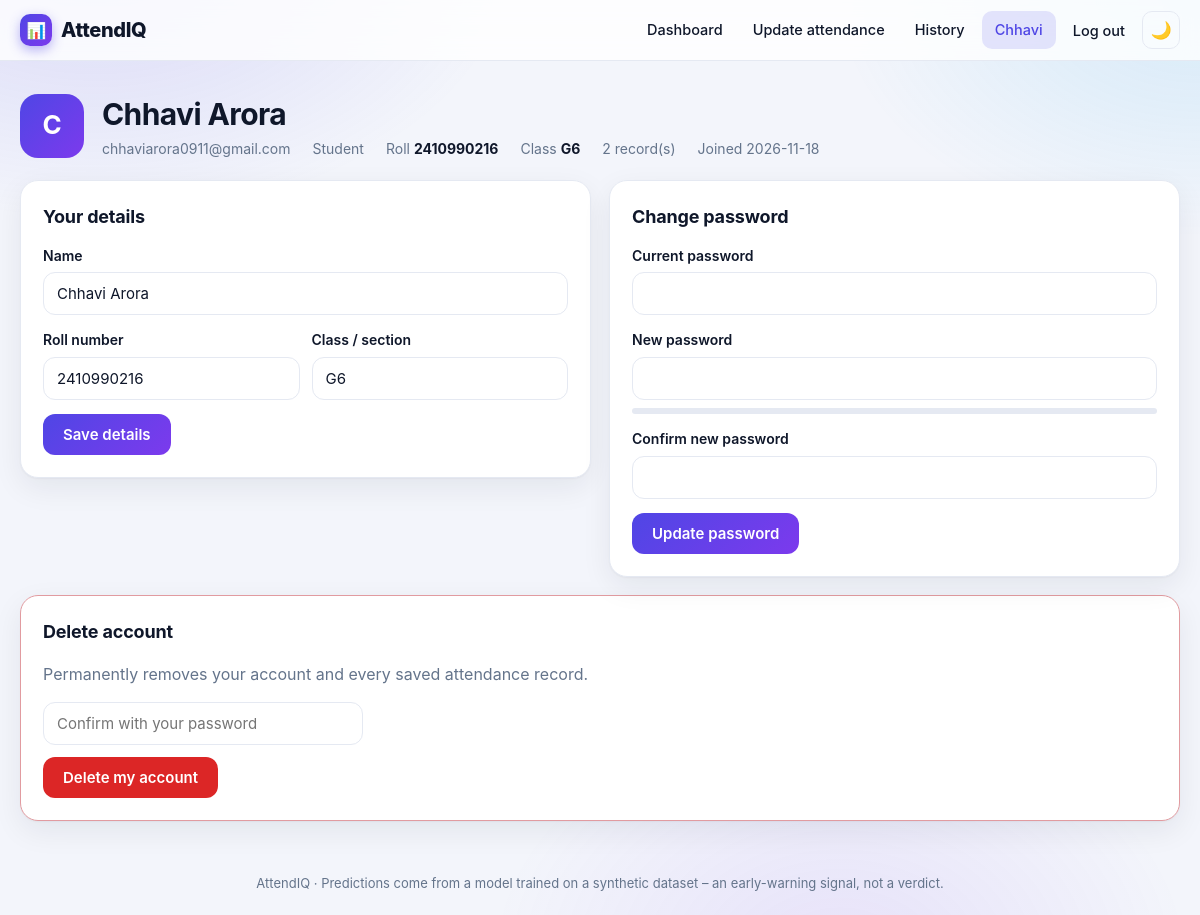
Screenshot of /profile (signed in) with the database file from the repository.
### tables this page shows
CREATE TABLE users (
    id INTEGER PRIMARY KEY AUTOINCREMENT,
    name TEXT NOT NULL,
    email TEXT NOT NULL UNIQUE,
    password_hash TEXT NOT NULL,
    role TEXT NOT NULL DEFAULT 'student',
    roll_no TEXT,
    class_name TEXT,
    created_at TEXT NOT NULL
);

### app.py (the view, shortened to what this page needs)
@app.route("/profile", methods=["GET", "POST"])
@login_required
def profile():
    is_student = g.user["role"] == "student"
    n = db().execute("SELECT COUNT(*) FROM attendance_records WHERE user_id = ?", (g.user["id"],)).fetchone()[0]
    return render_template("profile.html", n=n,
                           teacher_code=current_teacher_code() if g.user["role"] == "teacher" else None,
                           code_from_env=CODE_FROM_ENV)

### app.py (called while the page is built)
def db() -> sqlite3.Connection:
    if "db" not in g:
        g.db = sqlite3.connect(DB_PATH)
        g.db.row_factory = sqlite3.Row
        g.db.execute("PRAGMA foreign_keys = ON")
    return g.db

@app.before_request
def load_user():
    g.user = None
    uid = session.get("user_id")
    if uid:
        g.user = db().execute("SELECT * FROM users WHERE id = ?", (uid,)).fetchone()
        if g.user is None:
            session.clear()

def csrf_token() -> str:
    if "csrf" not in session:
        session["csrf"] = secrets.token_hex(16)
    return session["csrf"]

@app.before_request
def check_csrf():
    if request.method == "POST":
        sent = request.form.get("csrf_token") or request.headers.get("X-CSRF-Token", "")
        if not sent or not secrets.compare_digest(sent, session.get("csrf", "")):
            if request.path.startswith("/api/"):
                return jsonify(error="Session expired - refresh the page."), 400
            abort(400, "Invalid or missing security token. Go back, refresh and try again.")

@app.context_processor
def inject_globals():
    return dict(csrf_token=csrf_token, user=g.get("user"), required=REQUIRED_ATTENDANCE)

def login_required(view):
    @wraps(view)
    def wrapped(*a, **kw):
        if g.user is None:
            if request.path.startswith("/api/"):
                return jsonify(error="Please log in."), 401
            flash("Please log in to continue.", "info")
            return redirect(url_for("login", next=request.path))
        return view(*a, **kw)
    return wrapped

### templates/profile.html (shortened to what this page needs)
{% extends "base.html" %}{% block title %}Profile{% endblock %}
{% block content %}
<div class="profile-head"><div class="avatar lg">{{ user.name[:1]|upper }}</div>
  <div><h1 style="margin:0">{{ user.name }}</h1>
  <div class="info"><span>{{ user.email }}</span><span>{{ user.role.title() }}</span>{% if user.role == 'student' %}<span>Roll <b>{{ user.roll_no or '–' }}</b></span><span>Class <b>{{ user.class_name or '–' }}</b></span><span>{{ n }} record(s)</span>{% endif %}<span>Joined {{ user.created_at[:10] }}</span></div></div></div>
<div class="grid g2 stack-sm" style="align-items:start">
  <form class="card" method="post"><h2>Your details</h2><input type="hidden" name="csrf_token" value="{{ csrf_token() }}"><input type="hidden" name="action" value="name">
    <label style="margin-top:0">Name</label><input name="name" required minlength="2" value="{{ user.name }}">
    {% if user.role == 'student' %}<div class="two"><div><label>Roll number</label><input name="roll_no" required maxlength="30" value="{{ user.roll_no or '' }}"></div><div><label>Class / section</label><input name="class_name" required maxlength="40" value="{{ user.class_name or '' }}"></div></div>{% endif %}
    <button class="btn" style="margin-top:14px" type="submit">Save details</button></form>
  <form class="card" method="post" data-busy><h2>Change password</h2><input type="hidden" name="csrf_token" value="{{ csrf_token() }}"><input type="hidden" name="action" value="password">
    <label style="margin-top:0">Current password</label><input name="current" type="password" required autocomplete="current-password">
    <label>New password</label><input id="new" name="new" type="password" required minlength="8" autocomplete="new-password" data-meter="m2"><div class="meter" id="m2"><div></div></div><div class="hint"><b id="m2-label"></b></div>
    <label>Confirm new password</label><input name="confirm" type="password" required autocomplete="new-password" data-match="new">
    <button class="btn" style="margin-top:14px" type="submit">Update password</button></form>
</div>
<form class="card danger-zone" method="post" style="margin-top:18px" data-confirm="This permanently deletes your account and all your data. Continue?">
  <h2>Delete account</h2><p class="muted">Permanently removes your account{% if user.role == 'student' %} and every saved attendance record{% endif %}.</p>
  <input name="current" type="password" placeholder="Confirm with your password" required style="max-width:320px"><br>
  <button class="btn danger" style="margin-top:12px" type="submit">Delete my account</button></form>
{% endblock %}

### templates/base.html (shortened to what this page needs)
<!DOCTYPE html>
<html lang="en">
<head>
<link rel="stylesheet" href="{{ url_for('static', filename='css/style.css') }}">
</head>
<body data-csrf="{{ csrf_token() }}" data-required="{{ '%g'|format(required) }}">
<header class="nav"><div class="nav-in">
  <a class="brand" href="{{ url_for('home') }}"><i>📊</i> AttendIQ</a>
  <nav class="links" id="links">
    {% set ep = request.endpoint %}
    {% if user %}
      {% if user.role == 'teacher' %}
        <span class="role-tag">Teacher</span>
        <a href="{{ url_for('class_overview') }}" class="{{ 'active' if ep in ('class_overview', 'student_detail') }}">Class overview</a>
      {% else %}
        <a href="{{ url_for('dashboard') }}" class="{{ 'active' if ep=='dashboard' }}">Dashboard</a>
        <a href="{{ url_for('predict_page') }}" class="{{ 'active' if ep=='predict_page' }}">Update attendance</a>
        <a href="{{ url_for('history') }}" class="{{ 'active' if ep=='history' }}">History</a>
      {% endif %}
      <a href="{{ url_for('profile') }}" class="{{ 'active' if ep=='profile' }}">{{ user.name.split()[0] }}</a>
      <form method="post" action="{{ url_for('logout') }}" style="margin:0"><input type="hidden" name="csrf_token" value="{{ csrf_token() }}"><button class="linkbtn" type="submit">Log out</button></form>
    {% else %}
      <a href="{{ url_for('login') }}" class="{{ 'active' if ep=='login' }}">Log in</a>
      <a class="btn small" href="{{ url_for('register') }}">Sign up</a>
    {% endif %}
    <button class="icon-btn" id="theme" aria-label="Toggle theme">🌙</button>
  </nav>
</div></header>
<main class="wrap">{% block content %}{% endblock %}</main>
<footer>AttendIQ · Predictions come from a model trained on a synthetic dataset – an early-warning signal, not a verdict.</footer>
</body></html>

### static/css/style.css (style rules this page uses)
:root { --bg:#f3f5fb;--card:#fff;--ink:#0f172a;--muted:#64748b;--line:#e5e9f2;--soft:#f6f8fd; --accent:#4f46e5;--accent2:#7c3aed;--low:#16a34a;--med:#d97706;--high:#dc2626;--blue:#0ea5e9;--violet:#8b5cf6; --shadow:0 1px 2px rgba(15,23,42,.04),0 10px 30px rgba(15,23,42,.07);--r:18px;--grad:linear-gradient(135deg,var(--accent),var(--accent2)) }
* { box-sizing:border-box }
html { scroll-behavior:smooth }
body { margin:0;font-family:Inter,system-ui,-apple-system,"Segoe UI",Roboto,sans-serif;background:var(--bg);color:var(--ink);line-height:1.55;min-height:100vh;display:flex;flex-direction:column;transition:background .25s,color .25s }
body::before { content:"";position:fixed;inset:0;z-index:-1;pointer-events:none; background:radial-gradient(600px 380px at 8% -5%,rgba(79,70,229,.16),transparent 70%),radial-gradient(520px 340px at 100% 0,rgba(14,165,233,.13),transparent 70%),radial-gradient(500px 360px at 70% 105%,rgba(124,58,237,.10),transparent 70%) }
a { color:var(--accent);text-decoration:none }
.wrap { max-width:1260px;width:100%;margin:0 auto;padding:30px 20px;flex:1 }
footer { text-align:center;color:var(--muted);font-size:13px;padding:22px 16px }
.nav { position:sticky;top:0;z-index:20;background:color-mix(in srgb,var(--card) 80%,transparent);backdrop-filter:blur(14px);border-bottom:1px solid var(--line) }
.nav-in { max-width:1260px;margin:0 auto;padding:11px 20px;display:flex;align-items:center;gap:18px }
.brand { font-weight:800;font-size:20px;color:var(--ink);display:flex;gap:9px;align-items:center;letter-spacing:-.02em }
.brand i { width:32px;height:32px;border-radius:10px;background:var(--grad);display:grid;place-items:center;color:#fff;font-style:normal;font-size:16px;box-shadow:0 4px 12px rgba(79,70,229,.4) }
.links { display:flex;gap:4px;margin-left:auto;align-items:center;flex-wrap:wrap }
.links a,.links button.linkbtn { padding:8px 13px;border-radius:10px;color:var(--ink);font-weight:500;font-size:14.5px;background:none;border:0;cursor:pointer;font-family:inherit }
.links a.active { background:color-mix(in srgb,var(--accent) 14%,transparent);color:var(--accent) }
.icon-btn { background:none;border:1px solid var(--line);border-radius:10px;width:38px;height:38px;cursor:pointer;color:var(--ink);font-size:17px }
.btn { display:inline-flex;align-items:center;justify-content:center;gap:8px;padding:11px 20px;border-radius:12px;border:0;font-weight:600;font-size:15px;cursor:pointer;color:#fff;background:var(--grad);font-family:inherit;transition:transform .12s,box-shadow .12s }
.btn.danger { background:var(--high) }
.card { background:var(--card);border:1px solid var(--line);border-radius:var(--r);padding:22px;box-shadow:var(--shadow) }
h1 { font-size:30px;margin:0 0 4px;letter-spacing:-.02em }
h2 { font-size:18px;margin:0 0 14px;letter-spacing:-.01em }
.muted { color:var(--muted) }
.grid { display:grid;gap:18px }
.g2 { grid-template-columns:1fr 1fr }
.grid>* { min-width:0 }
label { display:block;font-weight:600;font-size:14px;margin:14px 0 6px }
input,select,textarea { width:100%;padding:11px 13px;border:1px solid var(--line);border-radius:12px;font-size:15px;background:var(--card);color:var(--ink);font-family:inherit }
.meter { height:6px;border-radius:3px;background:var(--line);margin-top:8px;overflow:hidden }
.two { display:grid;grid-template-columns:1fr 1fr;gap:12px }
.avatar { width:38px;height:38px;border-radius:12px;background:var(--grad);color:#fff;display:grid;place-items:center;font-weight:700;flex:none }
.avatar.lg { width:64px;height:64px;border-radius:18px;font-size:26px }
.profile-head { display:flex;gap:18px;align-items:center;flex-wrap:wrap;margin-bottom:20px }
.info { display:flex;gap:8px 22px;flex-wrap:wrap;color:var(--muted);font-size:14px }
.info b { color:var(--ink) }
.danger-zone { border-color:color-mix(in srgb,var(--high) 40%,var(--line)) }

### rows the page displays
users: name "Chhavi", name "C", name "Chhavi Arora", email "chhaviarora0911@gmail.com", role "Student", roll_no "2410990216", class_name "G6", created_at "2026-11-18"

### other values shown
{{ n }} "2"
